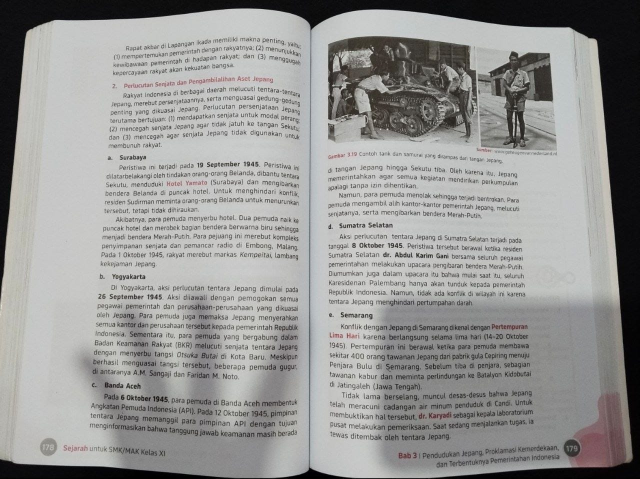
#> input picture dataset/cahaya/buku_mahda_01.jpeg, 1280 x 957 px (shown at 1/2 size); its folder holds only this picture in this run
$ python -i app.py   (imports and definitions only)   (older library calls are emulated)
#> lines starting #> are read from the running program, lines starting #| are printed output that depends on the picture; after the words box and inside, x2 and y2 are one past the last pixel; in counts of white or black regions, pixels touching at a corner belong together
#> further down, picture is the input picture: shape (957, 1280, 3); mean B, G, R 148.9, 150.3, 150.5
import streamlit as st
import cv2
import numpy as np
from pathlib import Path
from PIL import Image
import io

# [11 lines not run here, left out]

# [10 lines left out: function read_image, not called in this run]


def resize_for_detection(image, max_side=1100):
    h, w = image.shape[:2]
    scale = min(1.0, max_side / max(h, w))
    if scale < 1:
        resized = cv2.resize(image, (int(w * scale), int(h * scale)), interpolation=cv2.INTER_AREA)
    else:
        resized = image.copy()
    return resized, scale


def order_points(points):
    pts = np.asarray(points, dtype=np.float32).reshape(4, 2)
    sums = pts.sum(axis=1)
    diffs = np.diff(pts, axis=1).reshape(-1)
    return np.array([pts[np.argmin(sums)], pts[np.argmin(diffs)],
                     pts[np.argmax(sums)], pts[np.argmax(diffs)]], dtype=np.float32)


# Deteksi 4 sudut
A4_RATIO = 297 / 210
def _sudut_internal_quad(pts):
    """Hitung 4 sudut internal quad (derajat). pts harus sudah urut."""
    angles = []
    for i in range(4):
        p0, p1, p2 = pts[(i-1) % 4], pts[i], pts[(i+1) % 4]
        v1, v2 = p0 - p1, p2 - p1
        cos_a = np.dot(v1, v2) / (np.linalg.norm(v1) * np.linalg.norm(v2) + 1e-8)
        angles.append(np.degrees(np.arccos(np.clip(cos_a, -1, 1))))
    return np.array(angles)

# [43 lines left out: function _skor_quad_v2, not called in this run]


def _preprocess_variant(image, variant="clahe_normal"):
    """Grayscale -> peningkatan kontras opsional -> Gaussian blur -> Canny -> close."""
    if image is None:
        raise ValueError("Gambar tidak berhasil dibaca.")
    resized, scale = resize_for_detection(image)
    gray = cv2.cvtColor(resized, cv2.COLOR_BGR2GRAY)

    if variant == "clahe_strong":
        gray_eq = cv2.createCLAHE(clipLimit=4.0, tileGridSize=(8, 8)).apply(gray)
    elif variant == "clahe_tile_small":
        gray_eq = cv2.createCLAHE(clipLimit=3.0, tileGridSize=(4, 4)).apply(gray)
    elif variant == "bilateral":
        gray_eq = cv2.bilateralFilter(gray, 9, 75, 75)
    elif variant == "tophat":
        kernel = cv2.getStructuringElement(cv2.MORPH_RECT, (15, 15))
        top_hat = cv2.morphologyEx(gray, cv2.MORPH_TOPHAT, kernel)
        black_hat = cv2.morphologyEx(gray, cv2.MORPH_BLACKHAT, kernel)
        gray_eq = cv2.normalize(cv2.subtract(cv2.add(gray, top_hat), black_hat), None, 0, 255, cv2.NORM_MINMAX)
    else:
        gray_eq = cv2.createCLAHE(clipLimit=2.0, tileGridSize=(8, 8)).apply(gray)

    blurred = cv2.GaussianBlur(gray_eq, (5, 5), 0)

    if variant == "adaptive_canny":
        # Adaptive threshold membantu saat kontras tepi rendah; Canny tetap dipakai.
        binary = cv2.adaptiveThreshold(
            gray_eq, 255, cv2.ADAPTIVE_THRESH_GAUSSIAN_C,
            cv2.THRESH_BINARY, 51, 10
        )
        edges = cv2.Canny(binary, 50, 150)
    else:
        # Canny dengan ambang otomatis yang dibatasi agar tidak terlalu ekstrem.
        median = float(np.median(blurred))
        low = int(max(20, 0.66 * median))
        high = int(min(240, max(low + 30, 1.33 * median)))
        edges = cv2.Canny(blurred, low, high)

    kernel = cv2.getStructuringElement(cv2.MORPH_RECT, (3, 3))
    edges = cv2.dilate(edges, kernel, iterations=1)
    edges_closed = cv2.morphologyEx(edges, cv2.MORPH_CLOSE, kernel, iterations=2)
    return resized, scale, gray_eq, blurred, edges, edges_closed

# [65 lines left out: functions _skor_quad, _paksa_quad, not called in this run]

def _kumpulkan_kandidat(edges_closed, image_area,
                        min_area_ratio=0.02, max_area_ratio=0.95,
                        epsilon_values=(0.01, 0.015, 0.02, 0.025, 0.03,
                                        0.04, 0.05, 0.06, 0.08)):
    """Kumpulkan kandidat quad dari kontur Canny; jangan otomatis menganggap frame foto sebagai kertas."""
    h, w = edges_closed.shape[:2]
    pad = max(8, int(min(h, w) * 0.015))
    padded = cv2.copyMakeBorder(edges_closed, pad, pad, pad, pad,
                                cv2.BORDER_CONSTANT, value=0)
    ph, pw = padded.shape[:2]
    padded_area = ph * pw
    candidates = []

    for mode in (cv2.RETR_LIST, cv2.RETR_EXTERNAL):
        contours, _ = cv2.findContours(padded.copy(), mode, cv2.CHAIN_APPROX_SIMPLE)
        contours = sorted(contours, key=cv2.contourArea, reverse=True)

        for contour in contours[:80]:
            area = cv2.contourArea(contour)
            ratio_padded = area / padded_area
            if ratio_padded < min_area_ratio or ratio_padded > max_area_ratio:
                continue
            perimeter = cv2.arcLength(contour, True)
            if perimeter < 80:
                continue

            quads = []
            for eps in epsilon_values:
                approx = cv2.approxPolyDP(contour, eps * perimeter, True)
                if len(approx) == 4 and cv2.isContourConvex(approx):
                    quads.append((approx.reshape(4, 2).astype(np.float32), eps))
            # Convex hull membantu bila kontur sedikit bergerigi/terputus.
            if not quads:
                hull = cv2.convexHull(contour)
                hp = cv2.arcLength(hull, True)
                for eps in (0.015, 0.02, 0.03, 0.04, 0.06, 0.08):
                    approx = cv2.approxPolyDP(hull, eps * hp, True)
                    if len(approx) == 4 and cv2.isContourConvex(approx):
                        quads.append((approx.reshape(4, 2).astype(np.float32), f"hull-{eps}"))
                        break

            for pts_pad, eps_used in quads:
                pts = pts_pad.copy()
                pts[:, 0] -= pad
                pts[:, 1] -= pad
                pts[:, 0] = np.clip(pts[:, 0], 0, w - 1)
                pts[:, 1] = np.clip(pts[:, 1], 0, h - 1)
                pts = order_points(pts)
                quad_area = abs(cv2.contourArea(pts.reshape(-1, 1, 2)))
                area_ratio = quad_area / image_area
                if area_ratio < min_area_ratio or area_ratio > max_area_ratio:
                    continue

                sides = np.array([
                    np.linalg.norm(pts[1]-pts[0]),
                    np.linalg.norm(pts[2]-pts[1]),
                    np.linalg.norm(pts[3]-pts[2]),
                    np.linalg.norm(pts[0]-pts[3])
                ])
                if sides.min() < 12:
                    continue

                angles = _sudut_internal_quad(pts)
                if np.any(angles < 25) or np.any(angles > 155):
                    continue

                # Hindari kontur frame: penalti berdasarkan titik yang sangat dekat tepi.
                margin_x, margin_y = max(3, int(w*0.008)), max(3, int(h*0.008))
                touches = sum(
                    (x <= margin_x or x >= w-1-margin_x or
                     y <= margin_y or y >= h-1-margin_y)
                    for x, y in pts
                )
                border_score = 1.0 if touches == 0 else (0.65 if touches == 1 else 0.15)

                # Bentuk quadrilateral dan area menjadi skor utama; rasio A4 bukan syarat keras
                # karena perspektif dan jenis dokumen dapat mengubah proporsi yang terlihat.
                rect = cv2.minAreaRect(pts.reshape(-1, 1, 2).astype(np.float32))
                rect_area = max(rect[1][0] * rect[1][1], 1.0)
                solidity = min(1.0, quad_area / rect_area)
                area_score = min(1.0, area_ratio / 0.30)
                angle_score = max(0.0, 1.0 - np.std(angles) / 55.0)
                score = (0.35*solidity + 0.30*angle_score + 0.35*area_score) * border_score

                candidates.append({
                    "skor": float(score), "corners": pts, "contour": contour,
                    "epsilon": eps_used, "area": quad_area,
                    "area_ratio": area_ratio
                })

    # Hilangkan kandidat duplikat yang hampir sama, lalu urutkan berdasarkan skor.
    candidates.sort(key=lambda item: item["skor"], reverse=True)
    unique = []
    for item in candidates:
        if not any(np.mean(np.linalg.norm(item["corners"] - old["corners"], axis=1)) < 12
                   for old in unique):
            unique.append(item)
        if len(unique) >= 20:
            break
    return unique

def detect_document_corners(image, min_area_ratio=0.02, max_area_ratio=0.95,
                            epsilon_values=(0.01, 0.015, 0.02, 0.025, 0.03,
                                            0.04, 0.05, 0.06, 0.08)):
    """Deteksi otomatis 4 sudut menggunakan preprocessing + Canny + contours + approxPolyDP."""
#> called with min_area_ratio = 0.02, max_area_ratio = 0.95
    if image is None:
        raise ValueError("Gambar tidak berhasil dibaca.")

    variants = ["clahe_normal", "clahe_strong", "clahe_tile_small",
                "bilateral", "tophat", "adaptive_canny"]
    all_candidates = []
    last_state = None

    for variant in variants:
        resized, scale, gray_eq, blurred, edges, edges_closed = _preprocess_variant(image, variant)
        last_state = (resized, scale, gray_eq, blurred, edges, edges_closed)
        image_area = resized.shape[0] * resized.shape[1]

        candidates = _kumpulkan_kandidat(
            edges_closed, image_area, min_area_ratio, max_area_ratio, epsilon_values
        )
        for candidate in candidates:
            candidate = candidate.copy()
            candidate["variant"] = variant
            candidate["corners_small"] = candidate["corners"].copy()
            candidate["corners"] = candidate["corners"] / scale
            candidate.update({
                "resized": resized, "gray": gray_eq, "blurred": blurred,
                "edges": edges, "edges_closed": edges_closed
            })
            all_candidates.append(candidate)
#> this loop made 6 passes
#> (median in _preprocess_variant, low in _preprocess_variant, high in _preprocess_variant) on passes 1 to 5: (171, 112, 227), (163, 107, 216), (166, 109, 220), (173, 114, 230), (186, 122, 240)
#> pass 1, in resize_for_detection, `resized = cv2.resize(image, (int(w * scale), int(h * scale)), interpol..`:
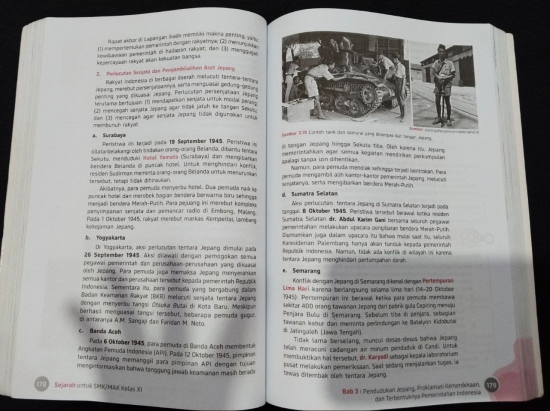
#> resized: shape (822, 1100, 3) (shown at 1/2 size); mean B, G, R 148.9, 150.3, 150.5
#> pass 1, in _preprocess_variant, `gray_eq = cv2.createCLAHE(clipLimit=2.0, tileGridSize=(8, 8)).apply(gr..`:
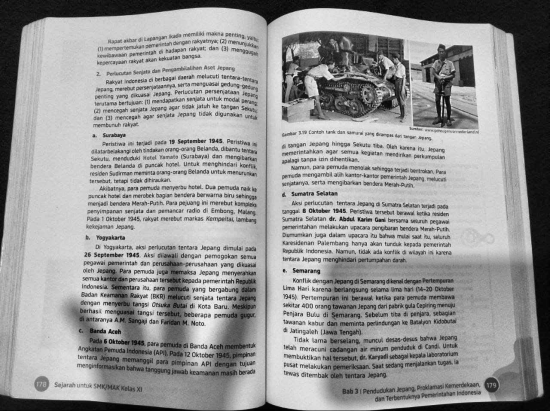
#> gray_eq: shape (822, 1100) (shown at 1/2 size); min 0, max 247, mean 152.1
#> after the loop:
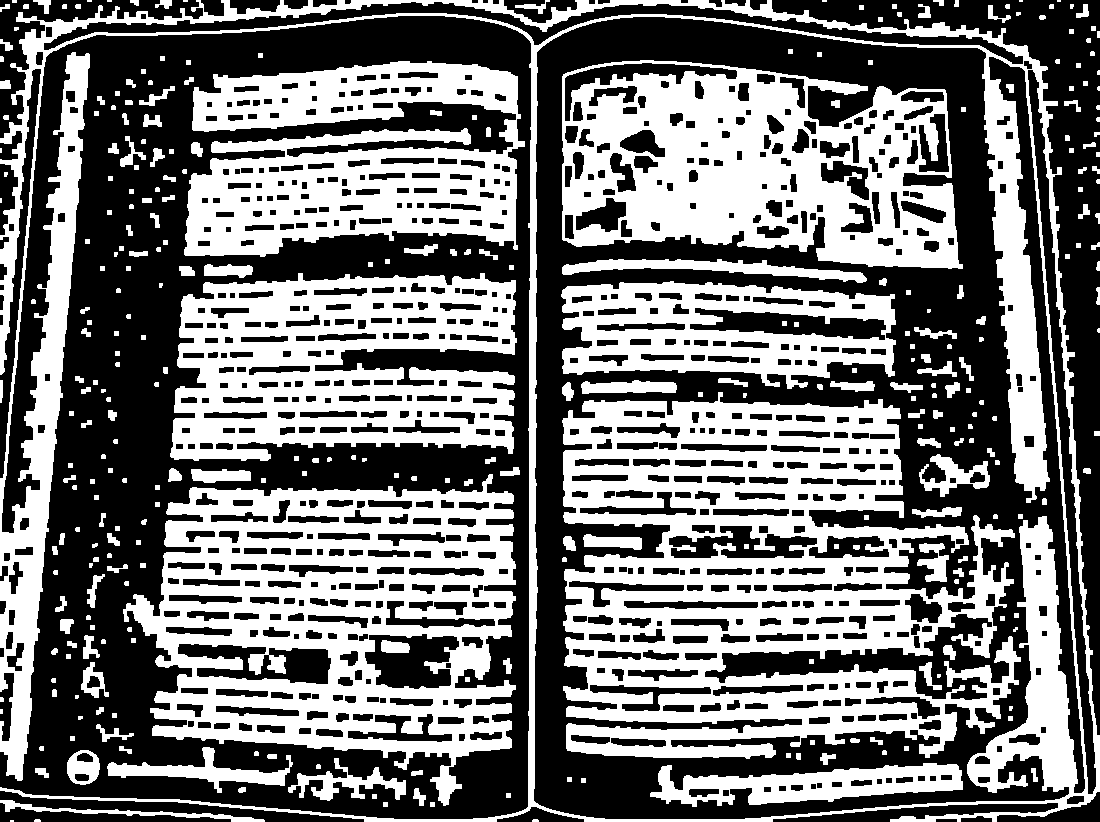
#> edges_closed: shape (822, 1100); 45.3% white; 327 white regions (37 under 20 px), largest, box (x1, y1, x2, y2) and area: (562, 392, 1021, 759) 86055, (0, 0, 1100, 822) 73981, (123, 474, 516, 806) 61524
#> after the loop, all_candidates = 41 items; candidate = 13 items

    if all_candidates:
        # Variasi preprocessing dapat menemukan kontur yang sama; pilih skor terbaik.
        all_candidates.sort(key=lambda item: item["skor"], reverse=True)
        best = all_candidates[0]
#> best = 13 items
        if best["skor"] >= 0.38:
            best["epsilon_used"] = best["epsilon"]
            return best

    resized, scale, gray_eq, blurred, edges, edges_closed = last_state
    return {
        "corners": None, "corners_small": None, "resized": resized,
        "gray": gray_eq, "blurred": blurred, "edges": edges,
        "edges_closed": edges_closed, "contour": None,
        "epsilon_used": None, "area_ratio": None, "variant": None, "skor": -1
    }


# Warp + Threshold + Pipeline

# [76 lines left out: functions warp_kertas, threshold_otsu, threshold_adaptive_mean, threshold_adaptive_gaussian, threshold_camscanner, not called in this run]


# =========================
# Antarmuka Streamlit
# =========================

# [4 lines not run here, left out]

# [10 lines that did not run here, left out]

# [103 lines not run here, left out]

>>> import cv2
>>> picture = cv2.imread('dataset/cahaya/buku_mahda_01.jpeg')
>>> result = detect_document_corners(picture)
#> result = 14 items

$ run again, on dataset/cahaya/fotocopy_mahda_01.jpeg
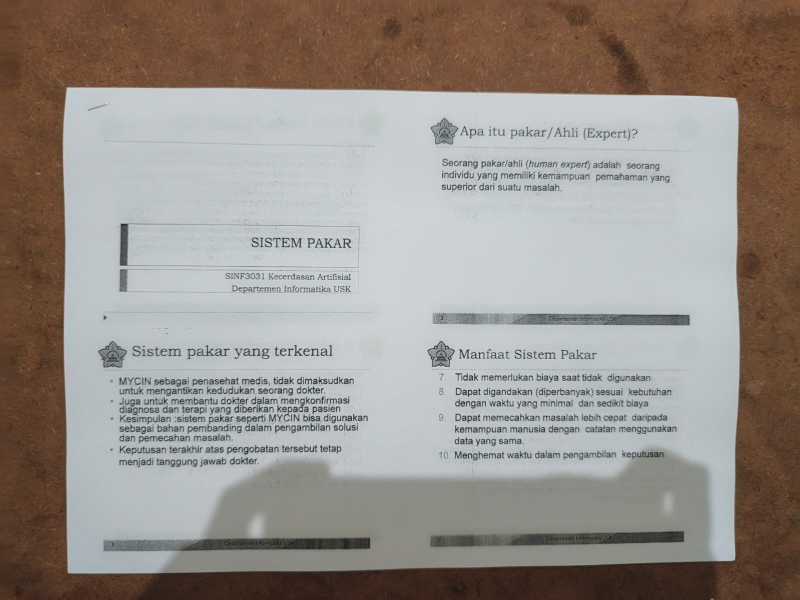
#> input picture dataset/cahaya/fotocopy_mahda_01.jpeg, 1600 x 1200 px (shown at 1/2 size)
#> picture is the input picture: shape (1200, 1600, 3); mean B, G, R 138.2, 143.8, 150.8
#> the loop in detect_document_corners, `for variant in variants:` made 6 passes
#> (median in _preprocess_variant, low in _preprocess_variant, high in _preprocess_variant) on passes 1 to 5: (168, 110, 223), (167, 110, 222), (164, 108, 218), (165, 108, 219), (174, 114, 231)
#> pass 1, in _preprocess_variant, `gray_eq = cv2.createCLAHE(clipLimit=2.0, tileGridSize=(8, 8)).apply(gr..`:
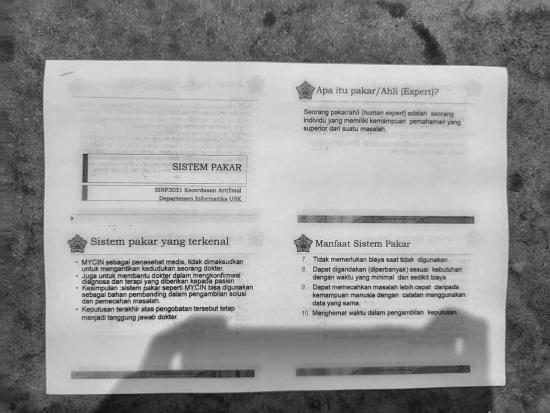
#> gray_eq: shape (825, 1100) (shown at 1/2 size); min 11, max 239, mean 149.8
#> after the loop in detect_document_corners, `for variant in variants:`:
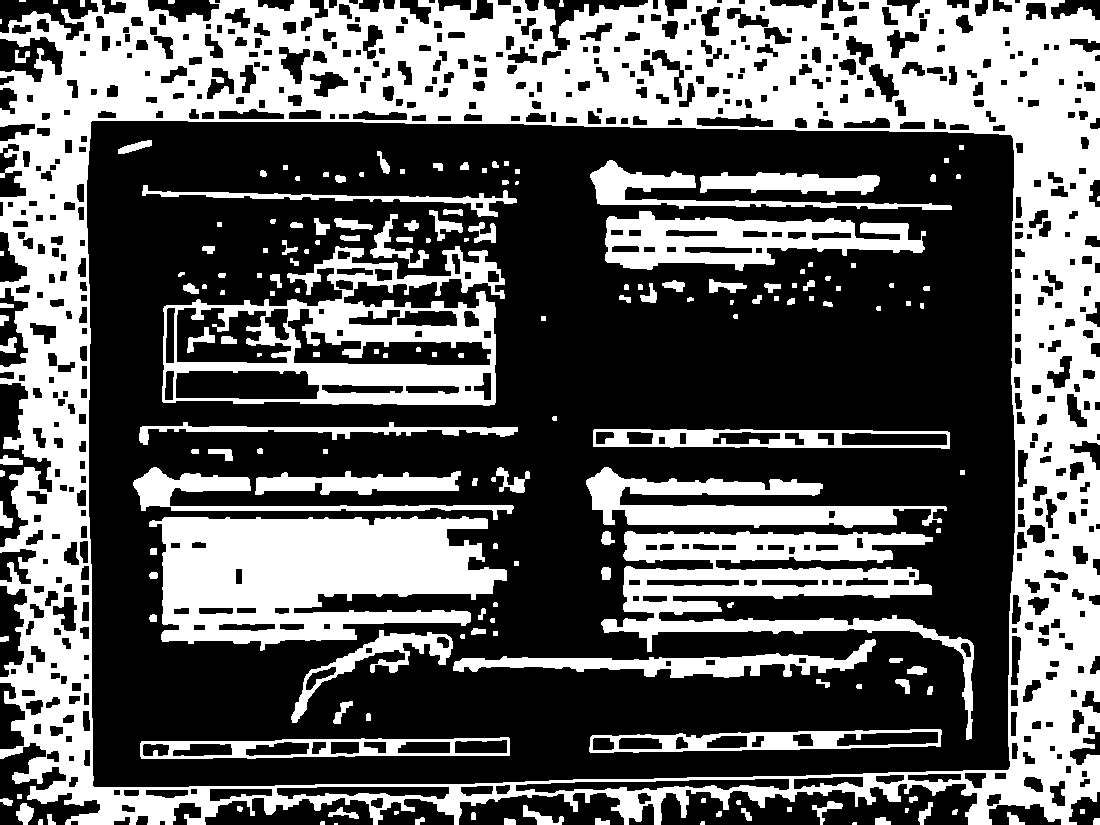
#> edges_closed: shape (825, 1100); 38.6% white; 183 white regions (13 under 20 px), largest, box (x1, y1, x2, y2) and area: (0, 0, 1100, 825) 209588, (149, 516, 507, 651) 32629, (162, 246, 505, 406) 20764
#> after the loop in detect_document_corners, `for variant in variants:`: all_candidates = 12 items; candidate = 13 items
#> result = 14 items
